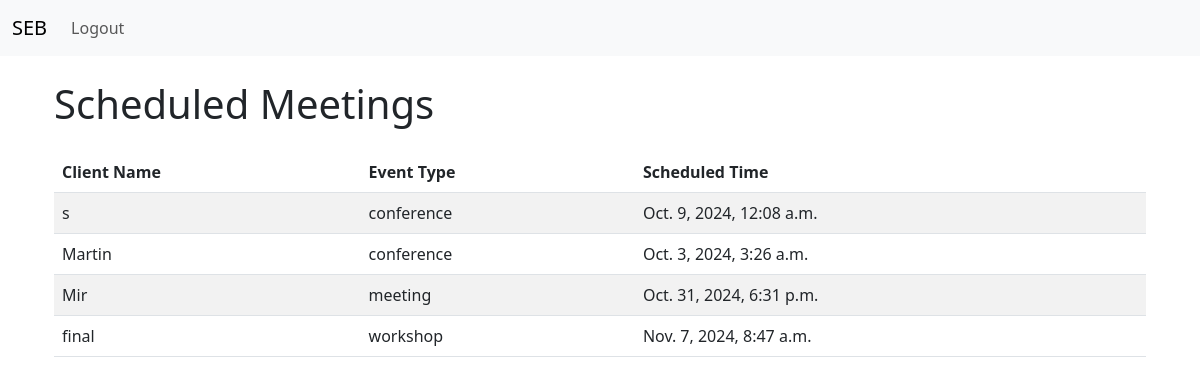
Page /requests/scheduled_meetings/ on the committed database.
### requests/models.py (models this page shows, shortened)
class Meeting(models.Model):
    request = models.OneToOneField(ClientRequest, on_delete=models.CASCADE)
    scheduled_time = models.DateTimeField()

class ClientRequest(models.Model):
    EVENT_TYPES = [
        ('conference', 'Conference'),
        ('meeting', 'Meeting'),
        ('workshop', 'Workshop'),
    ]
    client_name = models.CharField(max_length=100)
    event_type = models.CharField(max_length=50, choices=EVENT_TYPES)
    preferences = models.TextField()
    requested_date = models.DateField()
    budget = models.IntegerField(null = True)
    sent_to_admin = models.BooleanField(default=False)
    status = models.CharField(max_length=20, default='Pending')

### requests/views.py (the view)
# urls.py: path('scheduled_meetings/', views.view_scheduled_meetings, name='scheduled_meetings'),
def view_scheduled_meetings(request):
    meetings = Meeting.objects.all()
    return render(request, 'requests/scheduled_meetings.html', {'meetings': meetings})

### requests/templates/requests/scheduled_meetings.html (shortened to what this page needs)
{% extends 'requests/base.html' %}
{% block content %}
<div class="container mt-4">
    <h1 class="mb-4">Scheduled Meetings</h1>
    <table class="table table-striped">
        <thead>
            <tr>
                <th>Client Name</th>
                <th>Event Type</th>
                <th>Scheduled Time</th>
            </tr>
        </thead>
        <tbody>
            {% for meeting in meetings %}
            <tr>
                <td>{{ meeting.request.client_name }}</td>
                <td>{{ meeting.request.event_type }}</td>
                <td>{{ meeting.scheduled_time }}</td>
            </tr>
            {% empty %}
            <tr>
                <td colspan="3" class="text-center">No scheduled meetings available.</td>
            </tr>
            {% endfor %}
        </tbody>
    </table>
</div>
{% endblock %}

### requests/templates/requests/base.html (shortened to what this page needs)
{% load static %}
<!DOCTYPE html>
<html lang="en">
<head>
    <link href="https://cdn.jsdelivr.net/npm/bootstrap@5.3.0/dist/css/bootstrap.min.css" rel="stylesheet">
</head>
<body>
    <nav class="navbar navbar-expand-lg navbar-light bg-light">
        <div class="container-fluid">
            <a class="navbar-brand" href="#">SEB</a>
            <div class="collapse navbar-collapse" id="navbarNav">
                <ul class="navbar-nav">
                    <li class="nav-item">
                        <form action="{% url 'logout' %}" method="post" style="display:inline;">
                            <button type="submit" class="btn btn-link nav-link">Logout</button>
                        </form>
                    </li>
                </ul>
            </div>
        </div>
    </nav>
    <div class="container mt-4">
        {% block content %}{% endblock %}
    </div>
</body>
</html>

### rows in the picture
Meeting: request.client_name "s", request.event_type "conference", scheduled_time "Oct. 9, 2024, 12:08 a.m."
Meeting: request.client_name "Martin", request.event_type "conference", scheduled_time "Oct. 3, 2024, 3:26 a.m."
Meeting: request.client_name "Mir", request.event_type "meeting", scheduled_time "Oct. 31, 2024, 6:31 p.m."
Meeting: request.client_name "final", request.event_type "workshop", scheduled_time "Nov. 7, 2024, 8:47 a.m."
